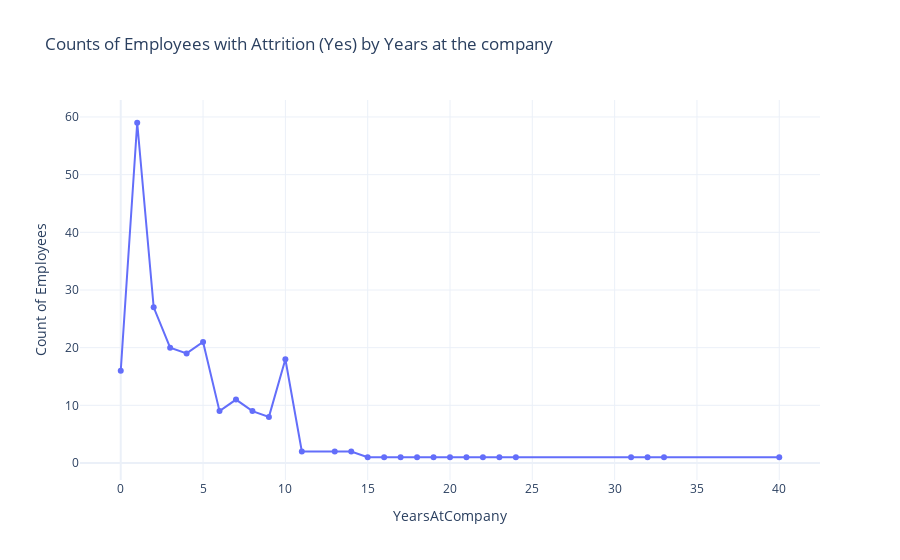

This figure's notebook cell:
### Code cell
attrition_yes_df = df[df['Attrition'] == 'Yes']

# No. of Employees with Attrition by Years at the company
counts_by_years_current_role = attrition_yes_df.groupby('YearsAtCompany').size().reset_index(name='Counts')

#line plot
fig = px.line(counts_by_years_current_role, 
              x='YearsAtCompany', 
              y='Counts', 
              title='Counts of Employees with Attrition (Yes) by Years at the company', 
              markers=True)

fig.update_layout(
    xaxis_title='YearsAtCompany',
    yaxis_title='Count of Employees',
    template='plotly_white'
)
fig.show()

### Figure 1 — Plotly figure (JSON) as saved in the notebook; plotly's stock layout.template omitted (floating-point values rounded to 4 significant figures)
{"data": [{"hovertemplate": "YearsAtCompany=%{x}<br>Counts=%{y}<extra></extra>", "legendgroup": "", "line": {"color": "#636efa", "dash": "solid"}, "marker": {"symbol": "circle"}, "mode": "markers+lines", "name": "", "orientation": "v", "showlegend": false, "type": "scatter", "x": [0, 1, 2, 3, 4, 5, 6, 7, 8, 9, 10, 11, 13, 14, 15, 16, 17, 18, 19, 20, 21, 22, 23, 24, 31, 32, 33, 40], "xaxis": "x", "y": [16, 59, 27, 20, 19, 21, 9, 11, 9, 8, 18, 2, 2, 2, 1, 1, 1, 1, 1, 1, 1, 1, 1, 1, 1, 1, 1, 1], "yaxis": "y"}], "layout": {"legend": {"tracegroupgap": 0}, "title": {"text": "Counts of Employees with Attrition (Yes) by Years at the company"}, "xaxis": {"anchor": "y", "domain": [0, 1], "title": {"text": "YearsAtCompany"}}, "yaxis": {"anchor": "x", "domain": [0, 1], "title": {"text": "Count of Employees"}}}}
